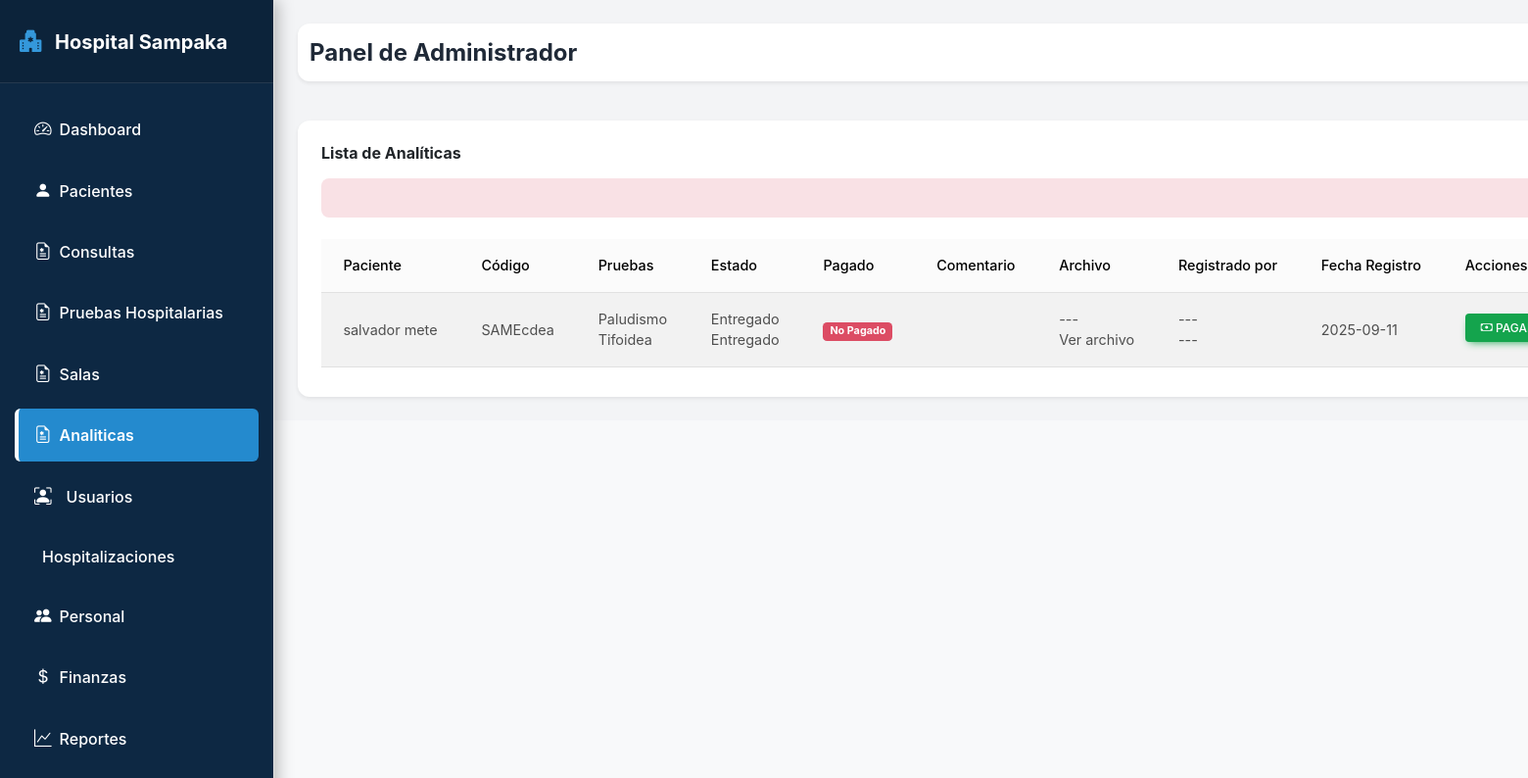
/administrador/analiticas.php (signed in), run on the app's committed database.
### tables this page shows
CREATE TABLE analiticas (
    id_analitica INT AUTO_INCREMENT PRIMARY KEY,
    id_consulta INT,
    id_paciente INT,
    resultado TEXT,
    estado ENUM('Pendiente','Entregado') DEFAULT 'Pendiente',
    id_prueba INT,
    comentario TEXT,
    fecha_registro DATETIME DEFAULT CURRENT_TIMESTAMP,
    pagado BOOLEAN DEFAULT FALSE,
    valores_referencia TEXT,
    archivo VARCHAR(255),
    id_usuario INT,
    FOREIGN KEY (id_consulta) REFERENCES consultas(id_consulta),
    FOREIGN KEY (id_paciente) REFERENCES pacientes(id_paciente),
    FOREIGN KEY (id_prueba) REFERENCES pruebas_medicas(id_prueba),
    FOREIGN KEY (id_usuario) REFERENCES usuarios(id_usuario)
);

CREATE TABLE pacientes (
    id_paciente INT AUTO_INCREMENT PRIMARY KEY,
    codigo VARCHAR(50) UNIQUE,
    nombre VARCHAR(100),
    apellido VARCHAR(100),
    sexo ENUM('M','F'),
    fecha_nacimiento DATE,
    correo VARCHAR(150),
    direccion VARCHAR(200),
    telefono VARCHAR(20),
    nacionalidad VARCHAR(100),
    ocupacion VARCHAR(100),
    fecha_registro DATETIME DEFAULT CURRENT_TIMESTAMP,
    id_usuario INT,
    FOREIGN KEY (id_usuario) REFERENCES usuarios(id_usuario)
);

CREATE TABLE pruebas_medicas (
    id_prueba INT AUTO_INCREMENT PRIMARY KEY,
    nombre VARCHAR(150),
    precio DECIMAL(10,2),
    id_usuario INT,
    FOREIGN KEY (id_usuario) REFERENCES usuarios(id_usuario)
);

### administrador/analiticas.php (the view, shortened to what this page needs)
<?php
include_once '../componentes/header.php';
?>
<body>
    <div class="d-flex" id="wrapper">
        <?php include_once '../componentes/sidebar.php'; ?>
        <div id="content" class="p-4 bg-gray-100 flex-grow">
            <?php
            include_once '../componentes/barra_nav.php';
            ?>
            <div class="card shadow-sm rounded-xl">
                <div class="card-body">
                    <h5 class="card-title mb-3 fw-bold"> Lista de Analíticas</h5>
                    <?php if (isset($_SESSION['error'])): ?>
                        <div class="alert alert-danger fade-msg"><?= htmlspecialchars($_SESSION['error']); ?></div>
                    <?php endif; ?>
                    <div class="table-responsive">
                        <?php
                        require_once "../config/conexion.php";
                        try {
                            $stmt = $pdo->query("
                SELECT
                    a.id_analitica,
                    a.id_consulta,
                    a.id_paciente,
                    a.id_prueba,
                    a.resultado,
                    a.estado,
                    a.comentario,
                    a.fecha_registro,
                    a.pagado,
                    a.valores_referencia,
                    a.archivo,
                    p.nombre AS paciente_nombre,
                    p.apellido AS paciente_apellido,
                    p.codigo AS paciente_codigo,
                    pr.nombre AS prueba_nombre,
                    pr.precio AS prueba_precio,
                    u.username AS usuario
                FROM analiticas a
                LEFT JOIN pacientes p ON a.id_paciente = p.id_paciente
                LEFT JOIN pruebas_medicas pr ON a.id_prueba = pr.id_prueba
                LEFT JOIN usuarios u ON a.id_usuario = u.id_usuario
                ORDER BY a.id_paciente, a.fecha_registro DESC
            ");
                            $analiticas = $stmt->fetchAll(PDO::FETCH_ASSOC);
                            $grupo_analiticas = [];
                            foreach ($analiticas as $a) {
                                $fecha = substr($a['fecha_registro'], 0, 10);
                                $paciente = $a['id_paciente'];
                                $grupo_analiticas[$paciente][$fecha][] = $a;
                            }
                        } catch (PDOException $e) {
                            echo "<div class='alert alert-danger'>Error al cargar analíticas: " . $e->getMessage() . "</div>";
                            $grupo_analiticas = [];
                        }
                        ?>
                        <table id="tablaPacientes" class="table table-striped table-hover align-middle mb-0 nowrap" style="width:100%">
                            <thead class="table-light">
                                <tr>
                                    <th>Paciente</th>
                                    <th>Código</th>
                                    <th>Pruebas</th>
                                    <th>Estado</th>
                                    <th>Pagado</th>
                                    <th>Comentario</th>
                                    <th>Archivo</th>
                                    <th>Registrado por</th>
                                    <th>Fecha Registro</th>
                                    <th>Acciones</th>
                                </tr>
                            </thead>
                            <tbody>
                                <?php if (!empty($grupo_analiticas)): ?>
                                    <?php foreach ($grupo_analiticas as $paciente_id => $fechas): ?>
                                        <?php foreach ($fechas as $fecha => $analiticas_fecha): ?>
                                            <tr>
                                                <td><?= htmlspecialchars($analiticas_fecha[0]['paciente_nombre'] . ' ' . $analiticas_fecha[0]['paciente_apellido']) ?></td>
                                                <td><?= htmlspecialchars($analiticas_fecha[0]['paciente_codigo']) ?></td>
                                                <td>
                                                    <?php foreach ($analiticas_fecha as $a) echo htmlspecialchars($a['prueba_nombre']) . '<br>'; ?>
                                                </td>
                                                <td>
                                                    <?php foreach ($analiticas_fecha as $a) echo htmlspecialchars($a['estado']) . '<br>'; ?>
                                                </td>
                                                <td>
                                                    <?php
                                                    $pagado_total = true;
                                                    foreach ($analiticas_fecha as $a) {
                                                        if ((int)$a['pagado'] === 0) {
                                                            $pagado_total = false;
                                                            break;
                                                        }
                                                    }
                                                    echo $pagado_total ? '<span class="badge bg-success">Pagado</span>' : '<span class="badge bg-danger">No Pagado</span>';
                                                    ?>
                                                </td>
                                                <td>
                                                    <?php foreach ($analiticas_fecha as $a) echo htmlspecialchars($a['comentario']) . '<br>'; ?>
                                                </td>
                                                <td>
                                                    <?php foreach ($analiticas_fecha as $a) {
                                                        if (!empty($a['archivo'])) {
                                                            echo "<a href='../uploads/" . htmlspecialchars($a['archivo']) . "' target='_blank'>Ver archivo</a><br>";
                                                        } else {
                                                            echo "---<br>";
                                                        }
                                                    } ?>
                                                </td>
                                                <td>
                                                    <?php foreach ($analiticas_fecha as $a) echo htmlspecialchars($a['usuario'] ?? '---') . '<br>'; ?>
                                                </td>
                                                <td><?= htmlspecialchars($fecha) ?></td>
                                                <td>
                                                    <?php
                                                    $mostrar_pagar = false;
                                                    foreach ($analiticas_fecha as $a) {
                                                        if ((int)$a['pagado'] === 0) {
                                                            $mostrar_pagar = true;
                                                            break;
                                                        }
                                                    }
                                                    if ($mostrar_pagar) {
                                                        echo '
        <button
            class="btn btn-sm btn-success mb-1 btn-pagar"
            data-id-paciente="' . (int)$analiticas_fecha[0]['id_paciente'] . '"
            data-fecha="' . htmlspecialchars($fecha, ENT_QUOTES) . '"
            data-paciente="' . htmlspecialchars(
                                                            $analiticas_fecha[0]['paciente_nombre'] . ' ' .
                                                                $analiticas_fecha[0]['paciente_apellido'],
                                                            ENT_QUOTES
                                                        ) . '"
        >
            <i class="bi bi-cash"></i> Pagar
        </button>';
                                                    }
                                                    ?>
                                                </td>
                                            </tr>
                                        <?php endforeach; ?>
                                    <?php endforeach; ?>
                                <?php else: ?>
                                    <tr>
                                        <td colspan="11" class="text-center text-muted">No hay analíticas registradas</td>
                                    </tr>
                                <?php endif; ?>
                            </tbody>
                        </table>
                    </div>
                </div>
            </div>
        </div>
    </div>
    <?php
    include_once '../componentes/footer.php';
    ?>

### componentes/header.php (style rules this page uses)
body { font-family: 'Inter', sans-serif; background-color: #f8f9fa; color: #34495e; line-height: 1.6; overflow-x: hidden; }
#content { flex-grow: 1; margin-left: 280px; padding: 30px; transition: margin-left 0.3s ease; }

### data on the page
analiticas: id_paciente.apellido "salvador mete", id_paciente.codigo "SAMEcdea", id_prueba.nombre "Paludismo", estado "Entregado", pagado "No Pagado", usuario "---"
analiticas: id_prueba.nombre "Tifoidea", estado "Entregado", usuario "---", fecha_registro "2025-09-11"

### other printed values
$usuario_rol "Administrador"
